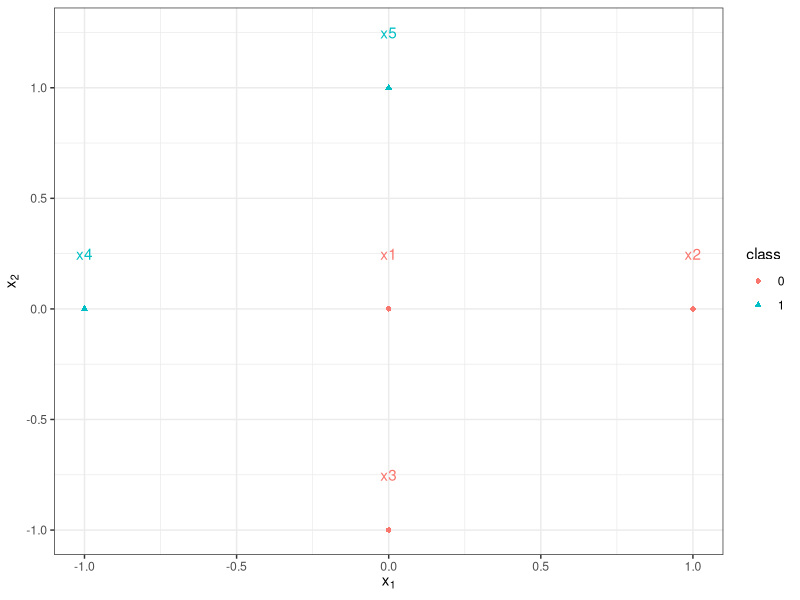
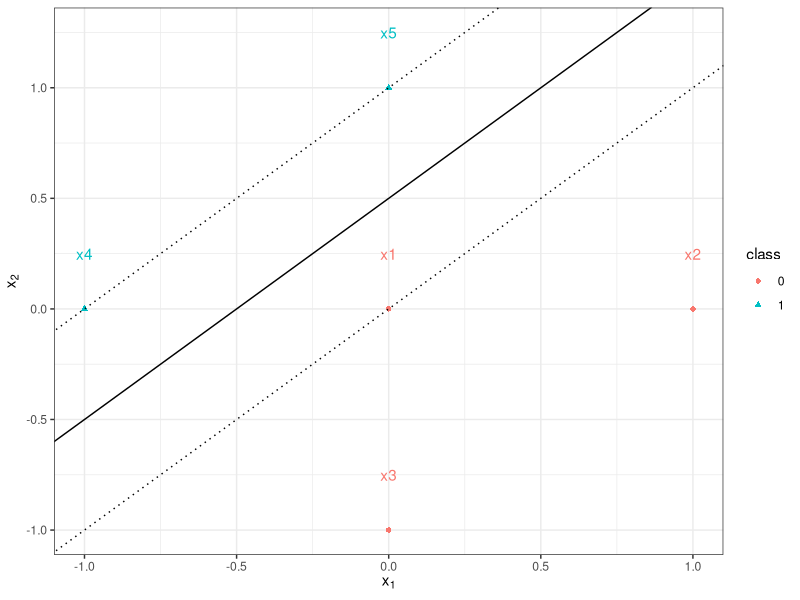
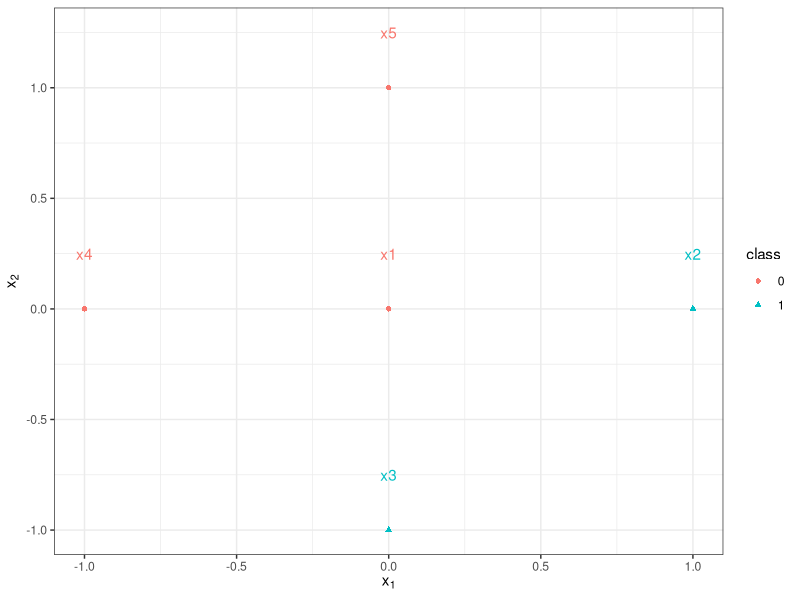
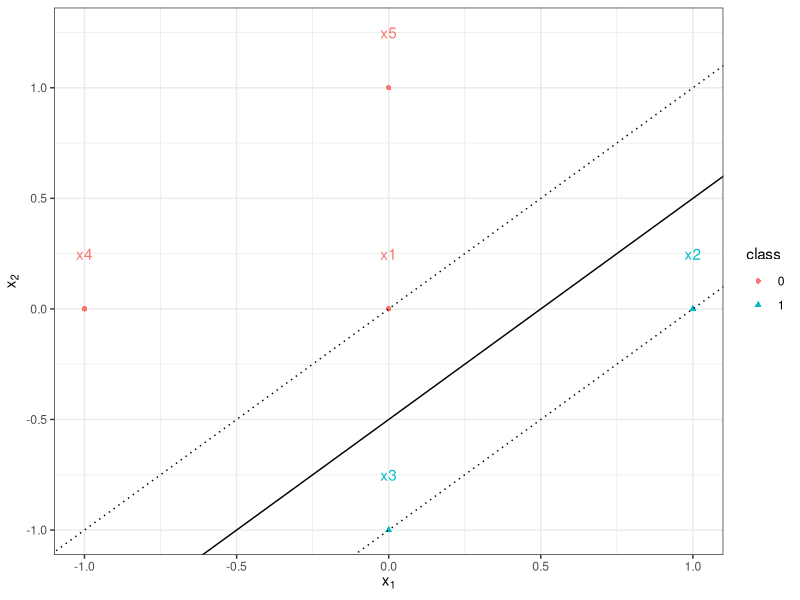
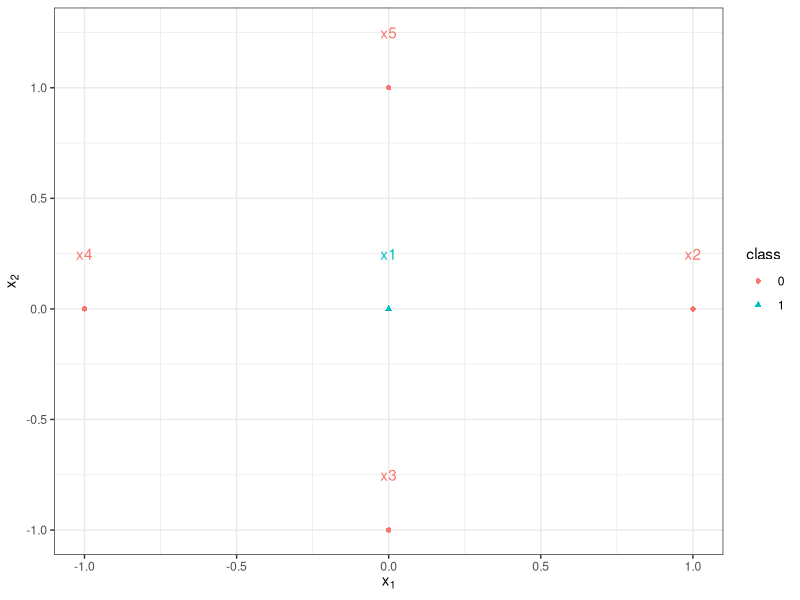
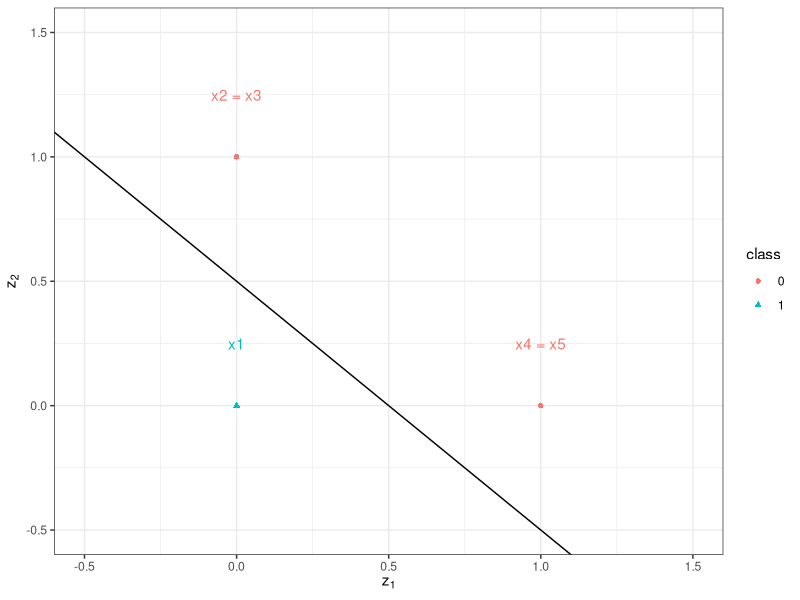

These figures' R source, in order:
## ---- chunk 1
library(ggplot2)
make_plot = function(dt) {
  ggplot(dt, aes(x, y, col = class, shape = class)) +
  geom_point() +
  geom_text(aes(label = label), nudge_y = 0.25, show.legend = FALSE) +
  labs(x = expression(x[1]), y = expression(x[2])) +
  theme_bw()
}

make_plot_sol = function(dt, nudge_x = 0) {
  ggplot(dt, aes(x, y, col = class, shape = class)) +
  geom_point() +
  geom_text(
    aes(label = label), nudge_y = 0.25, nudge_x = nudge_x, show.legend = FALSE
  ) +
  labs(x = expression(x[1]), y = expression(x[2])) +
  theme_bw()
}
## ---- chunk 2
#| label: fig-figure1
#| fig-cap: "Classification problem I"
#| fig-pos: "H"

x = c(0, 1, 0, -1, 0)
y = c(0, 0, -1, 0, 1)
data_1 = data.frame(
  x = x,
  y = y,
  class = as.factor(c(rep(0, 3), rep(1, 2))),
  label = sprintf("x%i", 1:5)
)
make_plot(data_1)
## ---- chunk 3
#| fig-pos: "H"
x = c(0, 1, 0, -1, 0)
y = c(0, 0, -1, 0, 1)
data_1 = data.frame(
  x = x,
  y = y,
  class = as.factor(c(rep(0, 3), rep(1, 2))),
  label = sprintf("x%i", 1:5)
)
make_plot(data_1) +
  geom_abline(intercept = 0.5, slope = 1) +
  geom_abline(intercept = 0, slope = 1, linetype = 3) +
  geom_abline(intercept = 1, slope = 1, linetype = 3)
## ---- chunk 4
#| label: fig-figure2
#| fig-cap: "Classification problem II"
#| fig-pos: "H"
data_2 = data_1
data_2$class = as.factor(c(0, rep(1, 2), rep(0, 2)))
make_plot(data_2)
## ---- chunk 5
#| fig-pos: "H"
data_2 = data_1
data_2$class = as.factor(c(0, rep(1, 2), rep(0, 2)))
make_plot(data_2) +
  geom_abline(intercept = -0.5, slope = 1) +
  geom_abline(intercept = 0, slope = 1, linetype = 3) +
  geom_abline(intercept = -1, slope = 1, linetype = 3)
## ---- chunk 6
#| label: fig-figure3
#| fig-cap: "Classification problem III"
#| fig-pos: "H"
data_3 = data_1
data_3$class = as.factor(c(1, rep(0, 4)))
make_plot(data_3)
## ---- chunk 7
#| fig-pos: "H"
data_3 = data.frame(
  x = c(0, 0, 1),
  y = c(0, 1, 0),
  class = as.factor(c(1, 0, 0)),
  label = c("x1", "x2 = x3", "x4 = x5")
)
make_plot(data_3) +
  xlim(c(-0.5, 1.5)) +
  ylim(c(-0.5, 1.5)) +
  geom_abline(intercept = 0.5, slope = -1) +
  labs(x = expression(z[1]), y = expression(z[2]))
